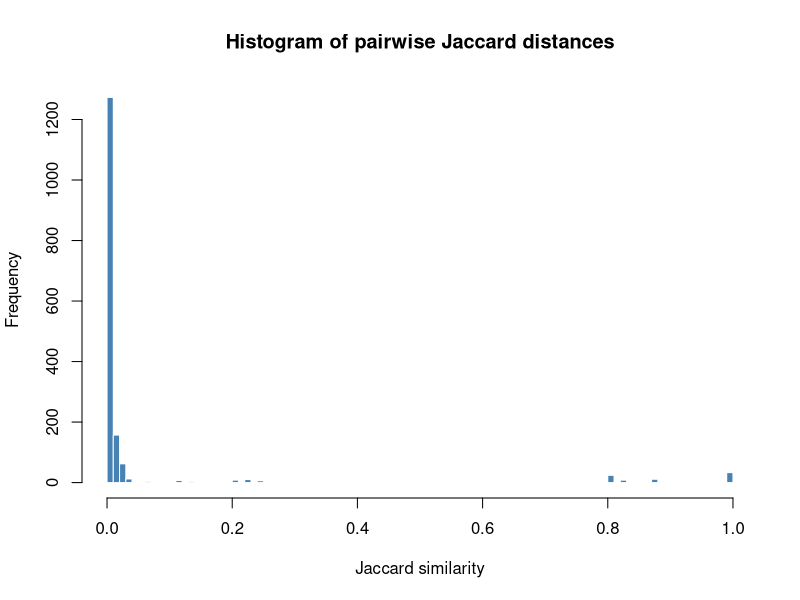

This figure's R source: (Note: this script raises an error after producing the figure.)
species_consensi <- read.csv("species_consensi.csv")

# function incorporating reverse strand

revcomp <- function(seq) {
  chartr("ACGT", "TGCA", paste(rev(strsplit(seq, "")[[1]]), collapse = ""))
}

get_kmers_canonical <- function(seq, k) {
  seq <- toupper(gsub("\\s+", "", seq))
  if (nchar(seq) < k) return(character(0))
  
  kmers <- sapply(1:(nchar(seq) - k + 1),
                  function(i) substr(seq, i, i + k - 1))
  
  rc <- sapply(kmers, revcomp)
  
  canonical <- ifelse(kmers < rc, kmers, rc)
  unique(canonical)
}

#applying function
k <- 8
kmers_list <- lapply(species_consensi$Consensus, get_kmers_canonical, k = k)
kmers_set  <- lapply(kmers_list, unique)

#now I have k-mer set for each species-level consensus

### create Jaccard matrix

#function
jaccard <- function(a, b) {
  length(intersect(a, b)) / length(union(a, b))
}

#apply
n <- length(kmers_set)
jac_mat <- matrix(NA, n, n)

for (i in seq_len(n)) {
  for (j in seq_len(n)) {
    jac_mat[i, j] <- jaccard(kmers_set[[i]], kmers_set[[j]])
  }
}
labels <- paste(species_consensi$Species,
                species_consensi$Family,
                sep = "_")

rownames(jac_mat) <- labels
colnames(jac_mat) <- labels

## printing similarity matrix as csv

write.csv(
  jac_mat,
  file = "jaccard_similarity_k8.csv",
  quote = FALSE
)

#average k-mer similarity between all non-Kobresia Carol consensus sequences

carol_idx <- grepl("_Carol$", colnames(jac_mat))
carol_mat <- jac_mat[carol_idx, carol_idx]
carol_vals <- carol_mat[upper.tri(carol_mat)]  # take each pair once
mean(carol_vals, na.rm = TRUE)

exclude <- c("Carex littledalei_Carol", "Carex myosuroides_Carol")

carol_keep <- grepl("_Carol$", colnames(jac_mat)) &
  !colnames(jac_mat) %in% exclude

carol_mat_filt <- jac_mat[carol_keep, carol_keep]

carol_vals_filt <- carol_mat_filt[upper.tri(carol_mat_filt)]
mean(carol_vals_filt, na.rm = TRUE)

## making a histogram
# Convert similarity matrix to vector (excluding diagonal)
mat_vec <- as.vector(jac_mat[upper.tri(jac_mat)])

# Exploratory histogram
hist(mat_vec,
     breaks = 100,                  # number of bins
     main = "Histogram of pairwise Jaccard distances",
     xlab = "Jaccard similarity",
     col = "steelblue",
     border = "white")


############ plotting 


library(igraph)

threshold <- 0.1

adj <- jac_mat >= threshold
diag(adj) <- FALSE

g <- graph_from_adjacency_matrix(adj, mode = "undirected")
comp <- components(g)

ord <- names(comp$membership)[order(comp$membership)]

jac_family <- jac_masked[ord, ord]

family_sizes <- table(comp$membership)
gaps <- cumsum(family_sizes)


species_labels <- sub("_.*$", "", rownames(jac_family))
species_labels_italic <- parse(
  text = paste0("italic('", species_labels, "')")
)
pheatmap(
  jac_family,
  color = colorRampPalette(c("white", "red"))(100),
  na_col = "white",
  cluster_rows = FALSE,
  cluster_cols = FALSE,
  gaps_row = gaps,
  gaps_col = gaps,
  border_color = NA,
  labels_row = species_labels_italic,
  fontsize_row = 7
)
